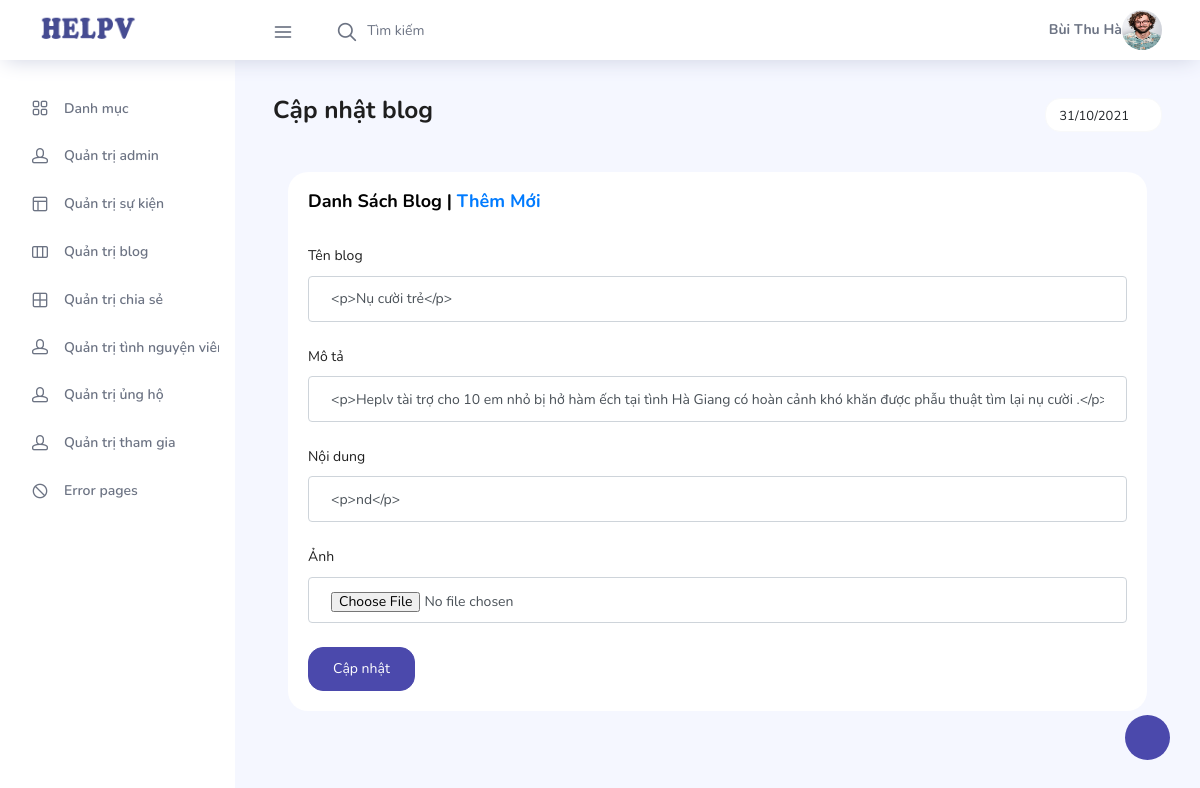
Screenshot of /admin/blog_sua.php?id=6 (signed in) with the database file from the repository.
### tables this page shows
CREATE TABLE `tbl_blog` (
  `id_blog` int(11) NOT NULL,
  `ten` varchar(100) NOT NULL,
  `mo_ta` text NOT NULL,
  `noi_dung` text NOT NULL,
  `anh_minh_hoa` text NOT NULL,
  `thoi_gian` datetime NOT NULL DEFAULT current_timestamp(),
  `id_admin` int(11) NOT NULL
);

### admin/blog_sua.php (the view, shortened to what this page needs)
<?php
$ten=$_SESSION['ten'];
$anh=$_SESSION['anh'];
;?>
<!DOCTYPE html>
<html lang="en">
<head>
  <link rel="stylesheet" href="vendors/feather/feather.css">
  <link rel="stylesheet" href="vendors/ti-icons/css/themify-icons.css">
  <link rel="stylesheet" href="vendors/css/vendor.bundle.base.css">
  <link rel="stylesheet" href="vendors/datatables.net-bs4/dataTables.bootstrap4.css">
  <link rel="stylesheet" href="vendors/ti-icons/css/themify-icons.css">
  <link rel="stylesheet" type="text/css" href="js/select.dataTables.min.css">
  <link rel="stylesheet" href="css/vertical-layout-light/style.css">
</head>
<body>
  <div class="container-scroller">
    <nav class="navbar col-lg-12 col-12 p-0 fixed-top d-flex flex-row">
      <div class="text-center navbar-brand-wrapper d-flex align-items-center justify-content-center">
        <a class="navbar-brand brand-logo mr-5" href="index.php"><img src="images/a.jpg" class="mr-2" alt="logo"/></a>
      </div>
      <div class="navbar-menu-wrapper d-flex align-items-center justify-content-end">
        <button class="navbar-toggler navbar-toggler align-self-center" type="button" data-toggle="minimize">
          <span class="icon-menu"></span>
        </button>
        <ul class="navbar-nav mr-lg-2">
          <li class="nav-item nav-search d-none d-lg-block">
            <div class="input-group">
              <div class="input-group-prepend hover-cursor" id="navbar-search-icon">
                <span class="input-group-text" id="search">
                  <i class="icon-search"></i>
                </span>
              </div>
              <input type="text" class="form-control" id="navbar-search-input" placeholder="Tìm kiếm" aria-label="search" aria-describedby="search">
            </div>
          </li>
        </ul>
        <ul class="navbar-nav navbar-nav-right">
          <li class="nav-item nav-profile dropdown">
           <strong><?php echo $ten ;?></strong>
            <a class="nav-link dropdown-toggle" href="#" data-toggle="dropdown" id="profileDropdown">
              <img src="../<?php echo $anh ;?>" alt="profile"/>
            </a>
          </li>
        </ul>
      </div>
    </nav>
    <div class="container-fluid page-body-wrapper">
      <div class="theme-setting-wrapper">
        <div id="settings-trigger"><i class="ti-settings"></i></div>
      </div>
       <nav class="sidebar sidebar-offcanvas" id="sidebar">
        <ul class="nav">
          <li class="nav-item">
            <a class="nav-link" href="index.php">
              <i class="icon-grid menu-icon"></i>
              <span class="menu-title">Danh mục</span>
            </a>
          </li>
          <li class="nav-item">
            <a class="nav-link" href="quan_tri_admin.php">
              <i class="icon-head menu-icon"></i>
              <span class="menu-title">Quản trị admin</span>
            </a>
            </li>
          <li class="nav-item">
            <a class="nav-link" href="quan_tri_su_kien.php">
              <i class="icon-layout menu-icon"></i>
              <span class="menu-title">Quản trị sự kiện</span>
            </a>
          </li>
          <li class="nav-item">
            <a class="nav-link" href="quan_tri_blog.php">
              <i class="icon-columns menu-icon"></i>
              <span class="menu-title">Quản trị blog</span>
            </a>
          </li>
          <li class="nav-item">
            <a class="nav-link" href="quan_tri_chia_se.php">
              <i class="icon-grid-2 menu-icon"></i>
              <span class="menu-title">Quản trị chia sẻ</span>
            </a>
          </li>
          <li class="nav-item">
            <a class="nav-link" href="quan_tri_tinh_nguyen_vien.php">
              <i class="icon-head menu-icon"></i>
              <span class="menu-title">Quản trị tình nguyện viên</span>
            </a>
          </li>
         <li class="nav-item">
            <a class="nav-link" data-toggle="collapse" href="#auth" aria-expanded="false" aria-controls="auth">
              <i class="icon-head menu-icon"></i>
              <span class="menu-title">Quản trị ủng hộ</span>
              <i class="menu-arrow"></i>
            </a>
          </li>
          <li class="nav-item">
            <a class="nav-link" href="quan_tri_tham_gia.php">
              <i class="icon-head menu-icon"></i>
              <span class="menu-title">Quản trị tham gia</span>
            </a>
          </li>
          <li class="nav-item">
            <a class="nav-link" data-toggle="collapse" href="#error" aria-expanded="false" aria-controls="error">
              <i class="icon-ban menu-icon"></i>
              <span class="menu-title">Error pages</span>
              <i class="menu-arrow"></i>
            </a>
          </li>
        </ul>
      </nav>
      <div class="main-panel">
        <div class="content-wrapper">
          <div class="row">
            <div class="col-md-12 grid-margin">
              <div class="row">
                <div class="col-12 col-xl-8 mb-4 mb-xl-0">
                  <h3 class="font-weight-bold">Cập nhật blog</h3>
                </div>
                <div class="col-12 col-xl-4">
                 <div class="justify-content-end d-flex">
                  <div class="dropdown flex-md-grow-1 flex-xl-grow-0">
                    <button class="btn btn-sm btn-light bg-white dropdown-toggle" type="button" id="dropdownMenuDate2">
                     <i class="mdi mdi-calendar"></i><?php echo date("d/m/Y") ;?>
                    </button>
                  </div>
                 </div>
                </div>
              </div>
            </div>
          </div>
          <div class="col-lg-12 stretch-card">
              <div class="card">
                <div class="card-body">
                  <h4 class="card-title">Danh sách blog | <a href="blog_them_moi.php">Thêm mới</a></h4>
                  <div class="table-responsive pt-3">
                    <?php
                                    include('../config.php');
                    $id_blog =$_GET["id"];
                    $sql = "
                            SELECT *
                            from tbl_blog
                            where id_blog = ".$id_blog."
                            order by id_blog desc";
                    $noi_dung_blog = mysqli_query($ket_noi, $sql);
                    $row = mysqli_fetch_array($noi_dung_blog);
                        ;?>
                    <form class="forms-sample" method="POST" action="blog_sua_thuc_hien.php" enctype="multipart/form-data">
                    <div class="form-group">
                      <label for="txtTen">Tên blog</label>
                      <input type="text" class="form-control" id="txtTen" name="txtTen" placeholder="Tên blog" value="<?php echo $row['ten'] ;?>"/>
                    </div>
                    <div class="form-group">
                      <label for="txtMota">Mô tả</label>
                      <input type="text" class="form-control" id="txtMota" name="txtMota" placeholder="Mô tả" value="<?php echo $row['mo_ta'] ;?>"/>
                    </div>
                    <div class="form-group">
                      <label for="txtNoiDung">Nội dung</label>
                      <input type="text" class="form-control" id="txtNoiDung" name="txtNoiDung" placeholder="Nội dung" value="<?php echo $row['noi_dung'] ;?>"/>
                    </div>
                    <div class="form-group">
                      <label for="txtAnh">Ảnh</label>
                      <input type="file" class="form-control" id="txtAnh" name="txtAnh" placeholder="Ảnh minh họa" value="<?php echo $row['image'] ;?>"/>
                    </div>
                    <div>
                    <button type="submit" class="btn btn-primary mr-2">Cập nhật</button>
                    </div>
                  </form>
                  </div>
                </div>
              </div>
            </div>
          </div>
        </div>
      </div>
    </div>
</body>
</html>

### rows the page displays
tbl_blog: txtTen "<p>Nụ cười trẻ</p>", txtMota "<p>Heplv tài trợ cho 10 em nhỏ bị hở hàm ếch tại tình Hà Giang có hoàn cảnh khó khăn được phẫu thuật tìm lại nụ cười .</p>", txtNoiDung "<p>nd</p>"

### other values shown
$ten "Bùi Thu Hà"
